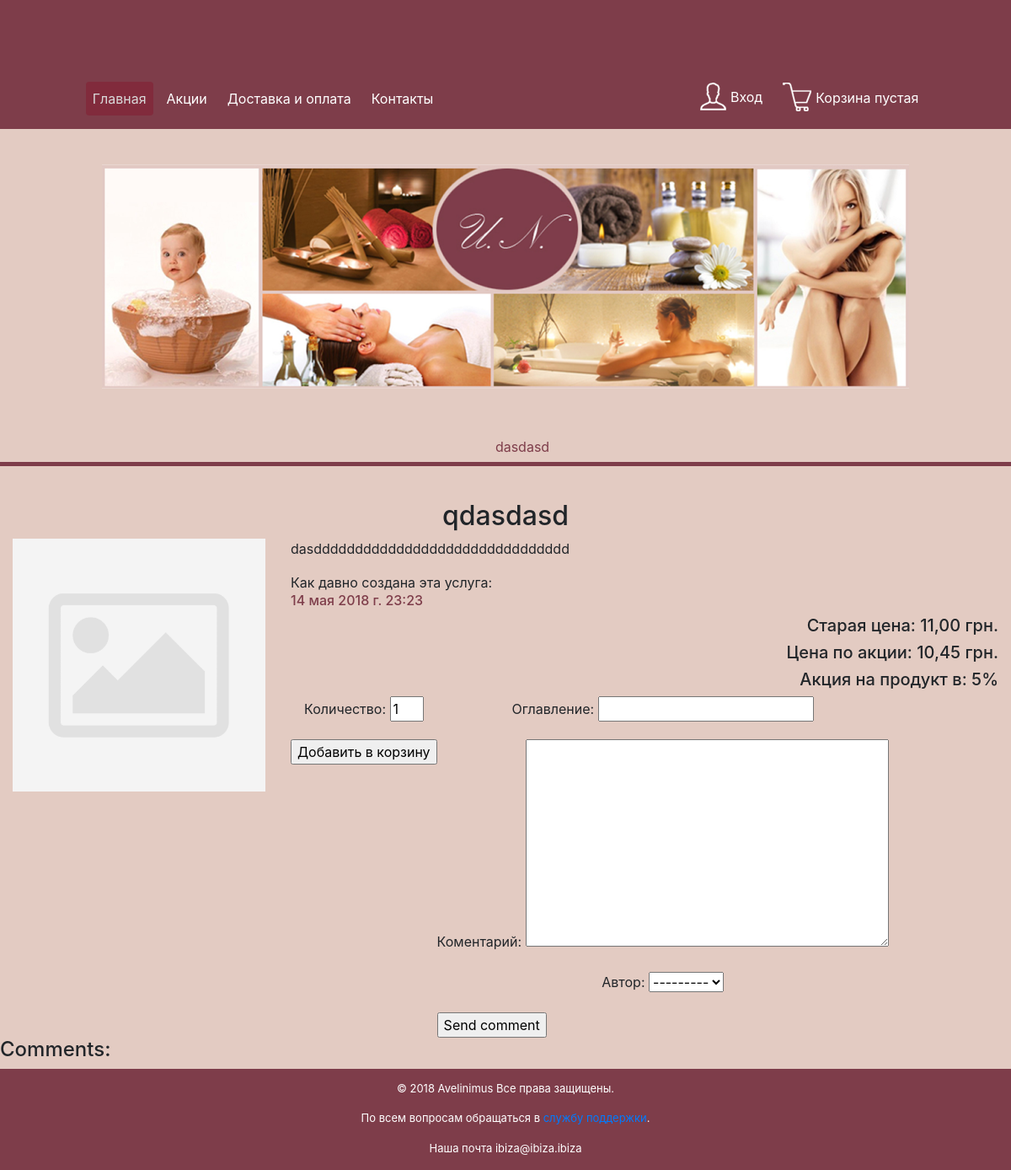
Page /ru/product/qdasdasd/ on the committed database.
### ru/models.py (models this page shows, shortened)
class Category(models.Model):
    class Meta:
        ordering = ['name']
        verbose_name = 'Категория'
        verbose_name_plural = 'Категории'
    name = models.CharField(max_length=100, db_index=True, verbose_name="Категория")
    slug = models.SlugField(max_length=200, db_index=True,
                            unique=True, help_text='Нужно использовать для создания "хороших" URL-ов')
    available = models.BooleanField(default=True, verbose_name="Отображать")
    def get_absolute_url(self):
        return reverse('ru:category_detail', args={self.slug})

class Products(models.Model):
    class Meta:
        ordering = ['name']
        index_together = [
            ['id', 'slug']
        ]
        verbose_name = 'Продукт'
        verbose_name_plural = 'Продукты'
    name = models.CharField(max_length=50, db_index=True, verbose_name="Название продукта")
    slug = models.SlugField(max_length=200, db_index=True,
                            unique=True, help_text='Нужно использовать для создания "хороших" URL-ов')
    category = models.ForeignKey(Category, db_index=True, on_delete=models.CASCADE, related_name="rel_category",
                                 verbose_name="Категория продукта")
    image = models.ImageField(upload_to='products/img/%Y/%m/%d/', blank=True,
                              verbose_name="Картинка для новостей (300 x 300)")
    price = models.DecimalField(max_digits=10, decimal_places=2, verbose_name="Цена(грн)")
    short_description = models.TextField(blank=True, verbose_name="Короткое описание в листе")
    description = RichTextUploadingField(blank=True, verbose_name="Детальное описание")
    created = models.DateTimeField(auto_now_add=True, verbose_name='Создан')
    available = models.BooleanField(default=True, verbose_name="Отображать")
    discount = models.IntegerField(validators=[MinValueValidator(0), MaxValueValidator(100)], default=0,
                                   verbose_name='Скидка (в процентах)')
    def get_discount(self):
        price = Decimal(self.price - (self.price * self.discount / 100))
        return price

### ru/views.py (the view)
# urls.py: url(r'^product/(?P<slug>[\w-]+)/$', views.product_detail_view, name='product_detail'),
def product_detail_view(request, slug):
    category_list = Category.objects.all()
    products_list = Products.objects.all()
    comments_list = Comments.objects.all()
    cart_product_form = CartAddProductForm()
    product = get_object_or_404(Products, slug=slug, available=True)
    comment_product_form = CommentCreateForm()
    return render(request, 'ru/product_detail.html', {
        'category_list': category_list,
        'products_list': products_list,
        'product': product,
        'comments_list': comments_list,
        'cart_product_form': cart_product_form,
        'comment_product_form': comment_product_form
    })

### ru/forms.py
class CartAddProductForm(forms.Form):
    quantity = forms.IntegerField(validators=[MinValueValidator(0), MaxValueValidator(100)], initial='1',
                                  label='Количество')
    update = forms.BooleanField(required=False, initial=False, widget=forms.HiddenInput)

class CommentCreateForm(forms.ModelForm):
    class Meta:
        model = Comments
        fields = ['title', 'comments_text', 'author']

### ru/cart.py (called while the page is built)
    def __len__(self):
        return sum(item['quantity'] for item in self.cart.values())

### ru/context_processors.py (called while the page is built)
def cart(request):
    return {'cart': Cart(request)}

### templates/ru/product_detail.html (shortened to what this page needs)
{% extends 'ru/base.html' %}
    {% load static %}
    {% block content %}
        <div class="col-12"  style="margin-top: 40px">
            <h2 align="center">{{ product.name }}</h2>
            <img src="{% if product.image %}{{ product.image.url }}{% else %}{% static "ru/images/no_image.png"%}{% endif %}" width="300" height="300" align="left"style="margin-right: 30px">
            <div class="text">{% autoescape off %}{{ product.description }}{% endautoescape %}</div>
            Как давно создана эта услуга: <h6 style="color: #7E3D4A">{{ product.created }}</h6>
            {% if product.discount > 0  %}
                <h5 style="text-align: right">Старая цена: {{ product.price }} грн.</h5>
                <h5 style="text-align: right">Цена по акции: {{ product.get_discount }} грн.</h5>
                <h5 style="text-align: right">Акция на продукт в: {{ product.discount }}%</h5>
            {% else %}
                <h5 style="text-align: right">Цена: {{ product.price }} грн.</h5>
            {% endif %}
            <form action="{% url "ru:cart_add" product.id %}" method="post" class="add_cart_form">
                {{ cart_product_form.as_p }}
                <input type="submit" value="Добавить в корзину">
            </form>
        <form action="{% url "ru:comment_add" product.id %}" method="post" class="add_comment_form">
            {{ comment_product_form.as_p }}
            <input type="submit" value="Send comment" />
        </form>
        </div>
        <div><h4>Comments:</h4>
            </div>
    {% endblock %}

### templates/ru/base.html (shortened to what this page needs)
<!DOCTYPE html>
<html lang="en">
<head>
    {% load static %}
    {% load account %}
    <link rel="stylesheet" href = "{% static 'css/styles.css' %}">
    <link rel="stylesheet" href = "{% static 'css/bootstrap_menu.css' %}">
    <link rel="stylesheet" href="https://maxcdn.bootstrapcdn.com/bootstrap/4.0.0/css/bootstrap.min.css">
</head>
<body>
<div class='container-fluid container-fluid-reformat'>
    <div class="row block_01">
        <nav class="navbar navbar-expand-lg custom-toggler" style="width: 100%;">
            <br>
            <div class="collapse navbar-collapse" id="navbarSupportedContent" align="center" style="margin: 7% 7% auto">
                {% block top_menu %}
                    <div class="top-menu">
                        <ul class="navbar-nav mr-auto">
                            <li class="nav-item active">
                                 <a class="nav-link" href="{% url 'ru:category_list' %}">Главная</a>
                            </li>
                            <li class="nav-item">
                                 <a class="nav-link" href="{% url 'ru:shares_list' %}">Акции</a>
                            </li>
                            <li class="nav-item">
                                <a class="nav-link" href="{% url "ru:payment" %}">Доставка и оплата</a>
                            </li>
                            <li class="nav-item">
                                <a class="nav-link" href="{% url "ru:contact" %}">Контакты</a>
                            </li>
                        </ul>
                    </div>
                {% endblock %}
                <div class="top-menu" style="margin: 0 0 0 auto;">
                    <ul class="navbar-nav mr-auto">
                        {% if not user.is_active %}
                            <li class="nav-item">
                                <a class="nav-link" href="{% url 'account_login' %}"><img src="{% static 'ru/images/login.png' %}" style="margin-right: 5px;margin-bottom: 5px">Вход</a>
                            </li>
                        {% else %}
                            <li class="nav-item">
                                <a class="nav-link" href="{% url 'ru:my_room' %}"><img src="{% static 'ru/images/login.png' %}" style="margin-right: 5px;margin-bottom: 5px">Моя комната</a>
                            </li>
                        {% endif %}
                        <li class="nav-item">
                            <a class="nav-link" href="{% url 'ru:cart_detail' %}"><img src="{% static 'ru/images/card.png' %}" style="margin-right: 5px; margin-bottom: 5px">Корзина
                            {% with total_items=cart|length %}
                                {% if cart|length > 0 %}
                                    на {{ cart.get_total_price_with_discount }} грн.
                                {% else %}
                                    пустая
                                {% endif %}
                            {% endwith %}
                            </a>
                        </li>
                    </ul>
                </div>
            </div>
        </nav>
    </div>
    <div class="row block_02">
        <div class="col-12"><a href="{% url "ru:category_list" %}"><img src="{% static 'ru/images/main_img.png' %}" align="center"></a>
        </div>
        <div class="col-12 categories" style="padding-top: 15px;">
            <ul>
                {% for category in category_list %}
                    {% if category.available %}
                        {% if category.rel_category.count %}
                            <li>
                                <a href="{{ category.get_absolute_url }}">{{ category.name }}</a>
                            </li>
                        {% endif %}
                    {% endif %}
                {% endfor %}
            </ul>
        </div>
    </div>
    <div class="row block_03">
        {% block content %}
        {% endblock %}
    </div>
    <div class="row block_04">
        <div class="col-12 footer_reformat">
            <p>© 2018 Avelinimus Все права защищены.</p>
            <p>По всем вопросам обращаться в<a href="{% url 'ru:support' %}"> службу поддержки</a>.</p>
            <p>Наша почта ibiza@ibiza.ibiza</p>
      </div>
    </div>
</body>
</html>

### ru/static/css/styles.css (style rules this page uses)
body { margin: 0; padding: 0; word-wrap: break-word; white-space: normal; background: #e2c9c3 url(/static/ru/images/background_beige.jpg); }
p { text-align: center; }
form { margin: auto; float: left; }
.block_01 { background-color: #7e3d4a; }
.block_02 { border-bottom: solid 5px #7e3d4a; background: rgba(215, 181, 169, 0.7); }
.block_02 img { display: block; margin: 0 auto; padding: 40px; max-width: 100%; height: auto; width: auto\9; }
.block_03 { min-height: 600px; background: rgba(215, 181, 169, 0.7); }
.block_04 { background-color: #7E3D4A; }
.categories ul { text-align: center; margin-bottom: 0.5%; }
.categories li { list-style:none; display:inline-block; margin: auto 2%; }
.categories a { color: #7e3d4a; }
.top-menu li { height: auto; top: 5px; padding: 0; }
.text p { text-align: left; }
.footer_reformat { color: white; margin-top: 14px; font-size: 13px; }
#id_quantity { width: 40px; }

### rows in the picture
Category: name "dasdasd"
Products: name "qdasdasd", description "dasddddddddddddddddddddddddddddddd", created "14 мая 2018 г. 23:23", price "11,00", get_discount "10,45", discount "5"
